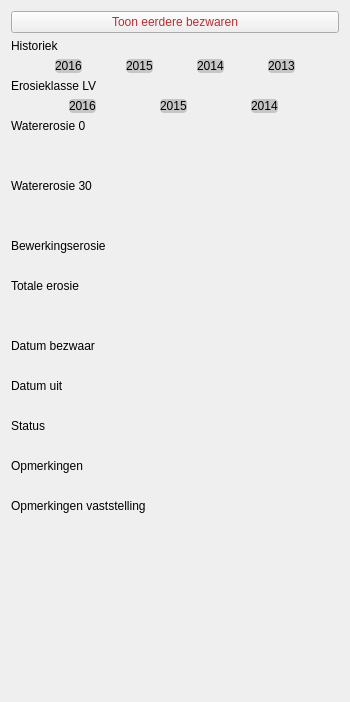
         <widget class="QWidget" name="scrollContentsDetails">
          <property name="geometry">
           <rect>
            <x>0</x>
            <y>0</y>
            <width>350</width>
            <height>702</height>
           </rect>
          </property>
          <layout class="QVBoxLayout" name="verticalLayout_8">
           <item>
            <widget class="VisibilityBooleanButton" name="efwBtn_herindiening_bezwaar">
             <property name="styleSheet">
              <string notr="true">* { color: #C8282F; }</string>
             </property>
             <property name="text">
              <string>Toon eerdere bezwaren</string>
             </property>
            </widget>
           </item>
           <item>
            <widget class="QLabel" name="lb_historiek">
             <property name="text">
              <string>Historiek</string>
             </property>
            </widget>
           </item>
           <item>
            <layout class="QHBoxLayout" name="horizontalLayout_2">
             <property name="spacing">
              <number>0</number>
             </property>
             <item>
              <widget class="SensitivityColorLabel" name="efw_kleur_2016">
               <property name="sizePolicy">
                <sizepolicy hsizetype="Maximum" vsizetype="Preferred">
                 <horstretch>0</horstretch>
                 <verstretch>0</verstretch>
                </sizepolicy>
               </property>
               <property name="styleSheet">
                <string notr="true">* { background-color: #C6C6C6; color: black; border-radius: 4px;}</string>
               </property>
               <property name="text">
                <string>2016</string>
               </property>
               <property name="margin">
                <number>4</number>
               </property>
              </widget>
             </item>
             <item>
              <widget class="SensitivityColorLabel" name="efw_kleur_2015">
               <property name="sizePolicy">
                <sizepolicy hsizetype="Maximum" vsizetype="Preferred">
                 <horstretch>0</horstretch>
                 <verstretch>0</verstretch>
                </sizepolicy>
               </property>
               <property name="styleSheet">
                <string notr="true">* { background-color: #C6C6C6; color: black; border-radius: 4px;}</string>
               </property>
               <property name="text">
                <string>2015</string>
               </property>
               <property name="margin">
                <number>4</number>
               </property>
              </widget>
             </item>
             <item>
              <widget class="SensitivityColorLabel" name="efw_kleur_2014">
               <property name="sizePolicy">
                <sizepolicy hsizetype="Maximum" vsizetype="Preferred">
                 <horstretch>0</horstretch>
                 <verstretch>0</verstretch>
                </sizepolicy>
               </property>
               <property name="styleSheet">
                <string notr="true">* { background-color: #C6C6C6; color: black; border-radius: 4px;}</string>
               </property>
               <property name="text">
                <string>2014</string>
               </property>
               <property name="margin">
                <number>4</number>
               </property>
              </widget>
             </item>
             <item>
              <widget class="SensitivityColorLabel" name="efw_kleur_2013">
               <property name="sizePolicy">
                <sizepolicy hsizetype="Maximum" vsizetype="Preferred">
                 <horstretch>0</horstretch>
                 <verstretch>0</verstretch>
                </sizepolicy>
               </property>
               <property name="styleSheet">
                <string notr="true">* { background-color: #C6C6C6; color: black; border-radius: 4px;}</string>
               </property>
               <property name="text">
                <string>2013</string>
               </property>
               <property name="margin">
                <number>4</number>
               </property>
              </widget>
             </item>
            </layout>
           </item>
           <item>
            <widget class="QLabel" name="lb_erosieklasse_lv">
             <property name="text">
              <string>Erosieklasse LV</string>
             </property>
            </widget>
           </item>
           <item>
            <layout class="QHBoxLayout" name="horizontalLayout_6">
             <item>
              <widget class="SensitivityColorLabel" name="efw_erosieklasse_lv_2016">
               <property name="sizePolicy">
                <sizepolicy hsizetype="Maximum" vsizetype="Preferred">
                 <horstretch>0</horstretch>
                 <verstretch>0</verstretch>
                </sizepolicy>
               </property>
               <property name="styleSheet">
                <string notr="true">* { background-color: #C6C6C6; color: black; border-radius: 4px;}</string>
               </property>
               <property name="text">
                <string>2016</string>
               </property>
               <property name="margin">
                <number>4</number>
               </property>
              </widget>
             </item>
             <item>
              <widget class="SensitivityColorLabel" name="efw_erosieklasse_lv_2015">
               <property name="sizePolicy">
                <sizepolicy hsizetype="Maximum" vsizetype="Preferred">
                 <horstretch>0</horstretch>
                 <verstretch>0</verstretch>
                </sizepolicy>
               </property>
               <property name="styleSheet">
                <string notr="true">* { background-color: #C6C6C6; color: black; border-radius: 4px;}</string>
               </property>
               <property name="text">
                <string>2015</string>
               </property>
               <property name="margin">
                <number>4</number>
               </property>
              </widget>
             </item>
             <item>
              <widget class="SensitivityColorLabel" name="efw_erosieklasse_lv_2014">
               <property name="sizePolicy">
                <sizepolicy hsizetype="Maximum" vsizetype="Preferred">
                 <horstretch>0</horstretch>
                 <verstretch>0</verstretch>
                </sizepolicy>
               </property>
               <property name="styleSheet">
                <string notr="true">* { background-color: #C6C6C6; color: black; border-radius: 4px;}</string>
               </property>
               <property name="text">
                <string>2014</string>
               </property>
               <property name="margin">
                <number>4</number>
               </property>
              </widget>
             </item>
            </layout>
           </item>
           <item>
            <widget class="QLabel" name="lb_watererosie_0">
             <property name="text">
              <string>Watererosie 0</string>
             </property>
            </widget>
           </item>
           <item>
            <widget class="ValueLabel" name="efw_watererosie_0_2015">
             <property name="styleSheet">
              <string notr="true">* { font-style: italic;}</string>
             </property>
             <property name="text">
              <string/>
             </property>
             <property name="indent">
              <number>20</number>
             </property>
            </widget>
           </item>
           <item>
            <widget class="QLabel" name="efw_watererosie_0_2016">
             <property name="styleSheet">
              <string notr="true">* { font-style: italic;}</string>
             </property>
             <property name="text">
              <string/>
             </property>
             <property name="indent">
              <number>20</number>
             </property>
            </widget>
           </item>
           <item>
            <widget class="QLabel" name="lb_watererosie_30">
             <property name="text">
              <string>Watererosie 30</string>
             </property>
            </widget>
           </item>
           <item>
            <widget class="ValueLabel" name="efw_watererosie_30_2015">
             <property name="styleSheet">
              <string notr="true">* { font-style: italic;}</string>
             </property>
             <property name="text">
              <string/>
             </property>
             <property name="indent">
              <number>20</number>
             </property>
            </widget>
           </item>
           <item>
            <widget class="QLabel" name="efw_watererosie_30_2016">
             <property name="styleSheet">
              <string notr="true">* { font-style: italic;}</string>
             </property>
             <property name="text">
              <string/>
             </property>
             <property name="indent">
              <number>20</number>
             </property>
            </widget>
           </item>
           <item>
            <widget class="QLabel" name="lb_bewerkingserosie">
             <property name="text">
              <string>Bewerkingserosie</string>
             </property>
            </widget>
           </item>
           <item>
            <widget class="ValueLabel" name="efw_bewerkingserosie_2015">
             <property name="styleSheet">
              <string notr="true">* { font-style: italic;}</string>
             </property>
             <property name="text">
              <string/>
             </property>
             <property name="indent">
              <number>20</number>
             </property>
             <property name="buddy">
              <cstring>lb_bewerkingserosie</cstring>
             </property>
            </widget>
           </item>
           <item>
            <widget class="QLabel" name="lb_totale_erosie">
             <property name="text">
              <string>Totale erosie</string>
             </property>
            </widget>
           </item>
           <item>
            <widget class="ValueLabel" name="efw_totale_erosie_2015">
             <property name="styleSheet">
              <string notr="true">* { font-style: italic;}</string>
             </property>
             <property name="text">
              <string/>
             </property>
             <property name="indent">
              <number>20</number>
             </property>
            </widget>
           </item>
           <item>
            <widget class="QLabel" name="efw_totale_erosie_2016">
             <property name="styleSheet">
              <string notr="true">* { font-style: italic;}</string>
             </property>
             <property name="text">
              <string/>
             </property>
             <property name="indent">
              <number>20</number>
             </property>
            </widget>
           </item>
           <item>
            <widget class="QLabel" name="lb_datum_bezwaar">
             <property name="text">
              <string>Datum bezwaar</string>
             </property>
            </widget>
           </item>
           <item>
            <widget class="AutohideValueLabel" name="efw_datum_bezwaar">
             <property name="styleSheet">
              <string notr="true">* { font-style: italic; }</string>
             </property>
             <property name="text">
              <string/>
             </property>
             <property name="wordWrap">
              <bool>true</bool>
             </property>
             <property name="indent">
              <number>20</number>
             </property>
             <property name="buddy">
              <cstring>lb_datum_bezwaar</cstring>
             </property>
            </widget>
           </item>
           <item>
            <widget class="QLabel" name="lb_datum_uit">
             <property name="text">
              <string>Datum uit</string>
             </property>
            </widget>
           </item>
           <item>
            <widget class="AutohideValueLabel" name="efw_datum_uit">
             <property name="styleSheet">
              <string notr="true">* { font-style: italic; }</string>
             </property>
             <property name="text">
              <string/>
             </property>
             <property name="indent">
              <number>20</number>
             </property>
             <property name="buddy">
              <cstring>lb_datum_uit</cstring>
             </property>
            </widget>
           </item>
           <item>
            <widget class="QLabel" name="lb_status">
             <property name="text">
              <string>Status</string>
             </property>
            </widget>
           </item>
           <item>
            <widget class="AutohideValueLabel" name="efw_status">
             <property name="styleSheet">
              <string notr="true">* { font-style: italic; }</string>
             </property>
             <property name="text">
              <string/>
             </property>
             <property name="wordWrap">
              <bool>true</bool>
             </property>
             <property name="indent">
              <number>20</number>
             </property>
             <property name="buddy">
              <cstring>lb_status</cstring>
             </property>
            </widget>
           </item>
           <item>
            <widget class="QLabel" name="lb_opmerking">
             <property name="text">
              <string>Opmerkingen</string>
             </property>
            </widget>
           </item>
           <item>
            <widget class="AutohideValueLabel" name="efw_opmerking">
             <property name="styleSheet">
              <string notr="true">* { font-style: italic;}</string>
             </property>
             <property name="text">
              <string/>
             </property>
             <property name="wordWrap">
              <bool>true</bool>
             </property>
             <property name="indent">
              <number>20</number>
             </property>
             <property name="buddy">
              <cstring>lb_opmerking</cstring>
             </property>
            </widget>
           </item>
           <item>
            <widget class="QLabel" name="lb_opmerkingen_vaststelling">
             <property name="text">
              <string>Opmerkingen vaststelling</string>
             </property>
            </widget>
           </item>
           <item>
            <widget class="AutohideValueLabel" name="efw_opmerkingen_vaststelling">
             <property name="styleSheet">
              <string notr="true">* { font-style: italic;}</string>
             </property>
             <property name="text">
              <string/>
             </property>
             <property name="wordWrap">
              <bool>true</bool>
             </property>
             <property name="indent">
              <number>20</number>
             </property>
             <property name="buddy">
              <cstring>lb_opmerkingen_vaststelling</cstring>
             </property>
            </widget>
           </item>
           <item>
            <spacer name="verticalSpacer">
             <property name="orientation">
              <enum>Qt::Vertical</enum>
             </property>
             <property name="sizeHint" stdset="0">
              <size>
               <width>20</width>
               <height>0</height>
              </size>
             </property>
            </spacer>
           </item>
          </layout>
         </widget>
